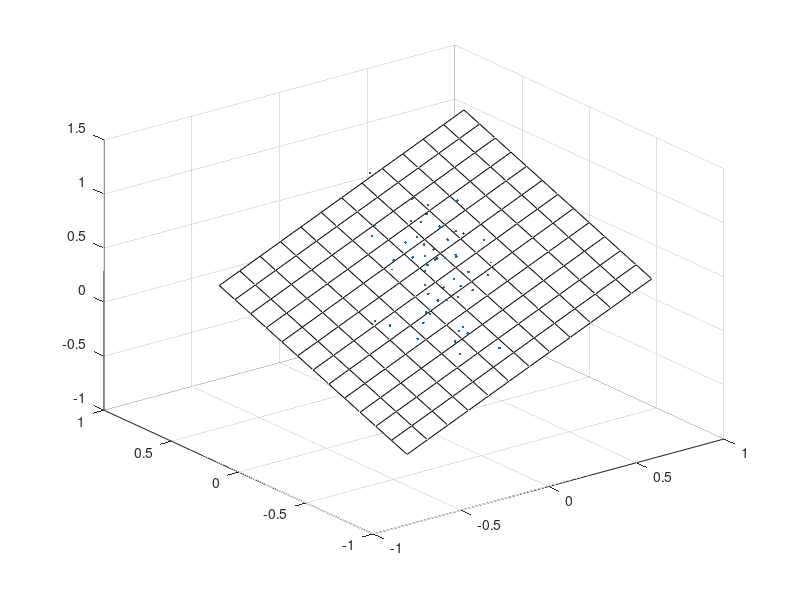

Source code (MATLAB):
% this script illustrates the geometrica interpreation of the OLS estimator
% as the plane that best fits the cloud of data
% see "Risk and Asset Allocation"-Springer (2005), by A. Meucci

clc; close all; clear;
%%%%%%%%%%%%%%%%%%%%%%%%%%%%%%%%%%%%%%%%%%%%%%%%%%%%%%%%%%%%%%%%%%%%%%%%%%%%%%%%%%%%%%%%%%%%%%%%%%%%%%%%%%%%%%%%%%%%%%%%%%%%%%%%%%%%%%

% the market X corresponds to the first entry, and the two factors F1 and F2 to the last two entries
Mu=[0.1 0.2 0.1];
Sig=[.25 .15 .25];
rho_F1X=.7;  rho_F2X=.7;  rho_F1F2=.5;   

T=100;
%%%%%%%%%%%%%%%%%%%%%%%%%%%%%%%%%%%%%%%%%%%%%%%%%%%%%%%%%%%%%%%%%%%%%%%%%%%%%%%%%%%%%%%%%%%%%%%%%%%%%%%%%%%%%%%%%%%%%%%%%%%%%%%%%%%%%%
Sigma=diag(Sig)*[1 rho_F1X rho_F2X;  rho_F1X 1 rho_F1F2;  rho_F2X rho_F1F2 1]*diag(Sig);

% compute sample: the market X is the first entry, and the two factors F1 and F2 are the last two entries
Simul_XFF=mvnrnd(Mu,Sigma,T);

% compute recovered variables
Expected_Value=mean(Simul_XFF)';
Covariance=cov(Simul_XFF);

ExpVal_X=Expected_Value(1);
Covariance_XX=Covariance(1,1);
ExpVal_F=Expected_Value(2:3);
Covariance_FF=Covariance(2:3,2:3);
Covariance_XF=Covariance(1,2:3);

B=Covariance_XF*inv(Covariance_FF);

%%%%%%%%%%%%%%%%%%%%%%%%%%%%%%%%%%%%%%%%%%%%%%%%%%%%%%%%%%%%%%%%%%%%%%%%%%%%%%%%%%%%%%%%%%%%%%%%%%%%%%%%%%%%%%%%%%
% plots

% compute regression plane 
Range=[-3 : .5 : 3];
RegressionPlane_X=zeros(length(Range),length(Range)); 
RegressionPlane_Y=RegressionPlane_X; 
RegressionPlane_Z=RegressionPlane_X;
Plane_X=zeros(length(Range),length(Range)); Plane_Y=RegressionPlane_X; Plane_Z=RegressionPlane_X;
MaxStdev=max( sqrt(Covariance_FF(1,1)), sqrt(Covariance_FF(2,2)));
for i=1:length(Range)
    for j=1:length(Range)
        x=ExpVal_F(1)+MaxStdev*Range(i);
        y=ExpVal_F(2)+MaxStdev*Range(j);
        z=ExpVal_X+B*([x;y]-ExpVal_F);
        
        RegressionPlane_X(i,j) = x;
        RegressionPlane_Y(i,j) = y;
        RegressionPlane_Z(i,j) = z;
    end
end


figure % original variables
% plot the regression plane
hl=surf(RegressionPlane_X,RegressionPlane_Y,RegressionPlane_Z);
% plot random simulations 
hold on
h=plot3(Simul_XFF(:,2),Simul_XFF(:,3),Simul_XFF(:,1),'.');
colormap('white')
grid on
